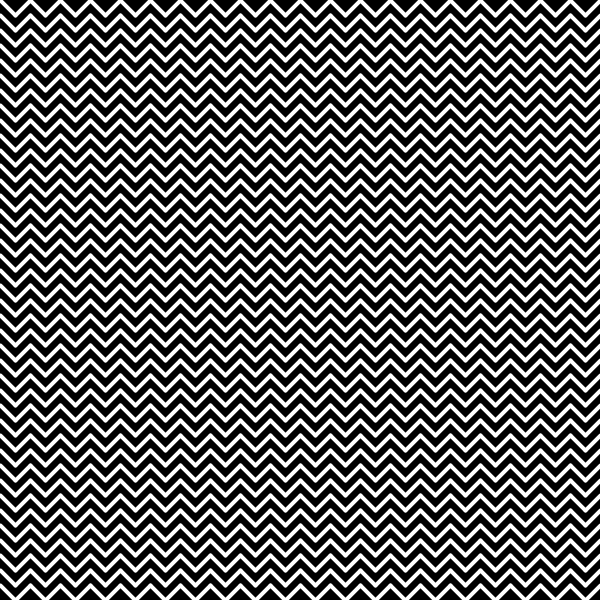
Frame 1 (no input)
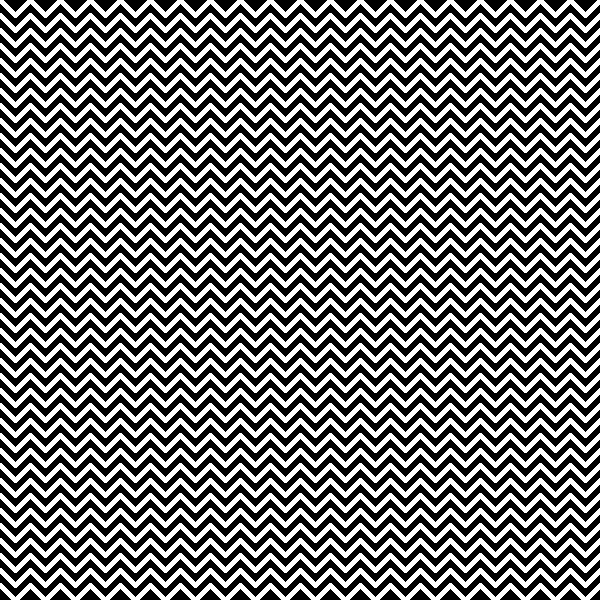
Frame 60 (the mouse pressed at the canvas centre just before this capture)
Frame 120 (the mouse held since frame 60 and released just before this capture): identical to frame 60, image omitted

The Processing sketch that drew these frames (run headless with seeded random() and noise(); from frame 60 on, the mouse is pressed at the canvas centre):

// Processing sketch: modulo
// ── modulo.pde
float gridSize = 15;

void setup() {
  size(600, 600);
  background(0);
  noFill();
  stroke(255);
  strokeWeight(4);
}


void draw() {
  
  for (int i=0; i < width/gridSize ; i++){
    for (int j=0; j < height/gridSize ; j++){
      float x = i*gridSize;
      float y = j*gridSize;
      int reminder = i%2;
      if (reminder == 0) { //i%2 alternates between 0 and 1; 0 also means FALSE and 1 also means TRUE. 
      line(x,y, x+gridSize, y+gridSize);
      } else {
        line(x+gridSize,y, x, y+gridSize);
      }
    }
  }
  
}
